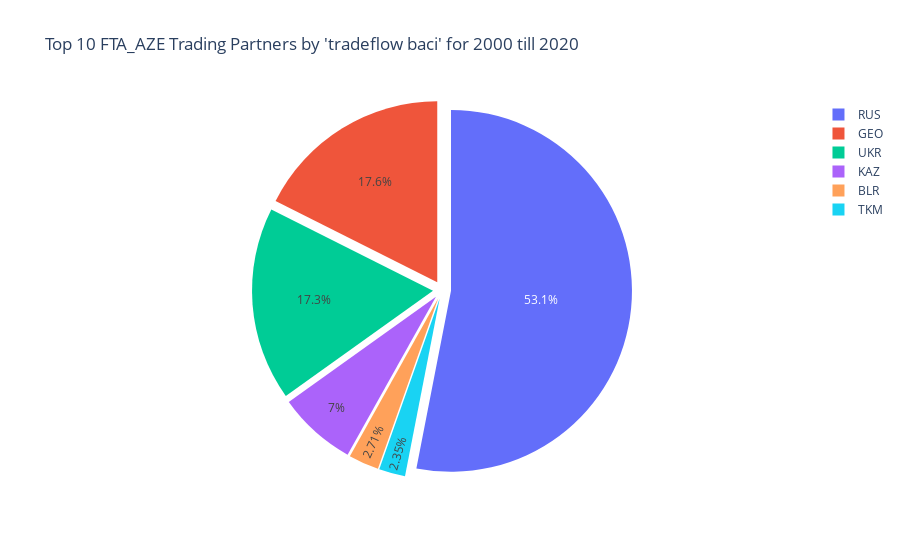

Write notebook code for a chart like this one.
### Code cell
FTA_AZE = ['RUS', 'MDA', 'UKR', 'GEO', 'TKM', 'UZB', 'KAZ', 'KGZ', 'BLR', 'TJK']

df_simplified_fta_aze = df_simplified_aze[df_simplified_aze['Partner'].isin(FTA_AZE)]

df_simplified_fta_aze_top10 = df_simplified_fta_aze.head(10).copy()

fig_fta_aze = px.pie(
    df_simplified_fta_aze_top10,
    values='tradeflow_baci',
    names='Partner',
    title="Top 10 FTA_AZE Trading Partners by 'tradeflow baci' for 2000 till 2020",
)

fig_fta_aze.update_traces(
    pull=[0.05]*len(df_simplified_fta_aze_top10),
    textinfo='percent'
)

fig_fta_aze.show()

### Figure 1 — Plotly figure (JSON) as saved in the notebook; plotly's stock layout.template omitted (floating-point values rounded to 4 significant figures)
{"data": [{"domain": {"x": [0, 1], "y": [0, 1]}, "hovertemplate": "Partner=%{label}<br>tradeflow_baci=%{value}<extra></extra>", "labels": ["RUS", "RUS", "UKR", "GEO", "GEO", "UKR", "KAZ", "BLR", "TKM", "KAZ"], "legendgroup": "", "name": "", "pull": [0.05, 0.05, 0.05, 0.05, 0.05, 0.05, 0.05, 0.05, 0.05, 0.05], "showlegend": true, "textinfo": "percent", "type": "pie", "values": [30260000.0, 11270000.0, 9168000.0, 8326000.0, 5433000.0, 4367000.0, 4140000.0, 2122000.0, 1836000.0, 1335000.0]}], "layout": {"legend": {"tracegroupgap": 0}, "title": {"text": "Top 10 FTA_AZE Trading Partners by 'tradeflow baci' for 2000 till 2020"}}}
